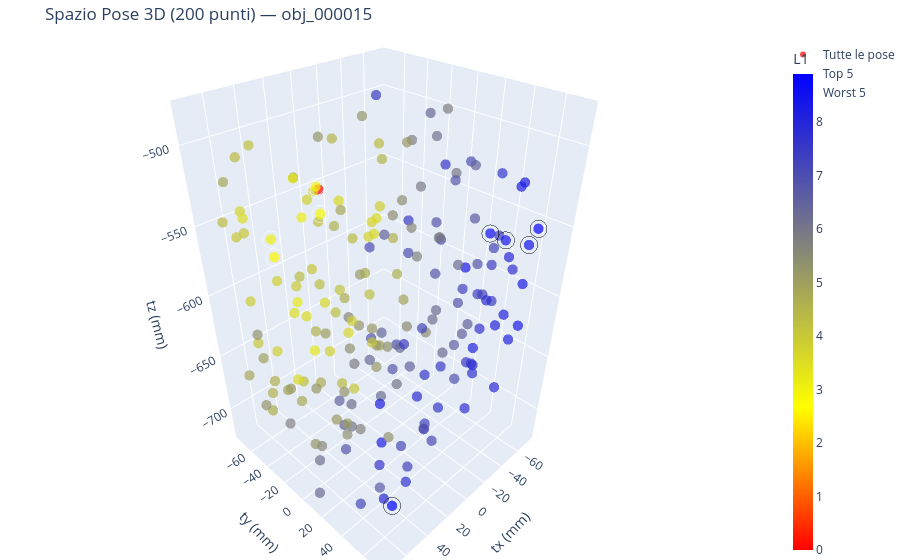

The cell this chart's notebook holds for it:
### Code cell
import plotly.graph_objects as go
import pandas as pd
import numpy as np
import torch
from PIL import Image
import matplotlib.pyplot as plt

def visualizza_embedding_3d_plotly(obj_name, dataset="ycbv_translation", token="pool", grid=2, K=10, W=5):
    df = pd.read_csv(RENDERS / dataset / "gt_poses.csv")
    df = df[df["object"] == obj_name].reset_index(drop=True)
    T = df[["tx", "ty", "tz"]].values 

    img_paths = [RENDERS / img_path for img_path in df["image"]]

    # embedding di riferimento + L1 di ogni posa
    e_ref = extract_features2(Image.open(img_paths[0]).convert("RGB"),
                              token=token, grid=grid)
    L1 = []
    for i in range(len(df)):
        e = extract_features2(Image.open(img_paths[i]).convert("RGB"),
                              token=token, grid=grid)
        L1.append(torch.abs(e_ref - e).sum().item())
    L1 = np.array(L1)

    indici_ordinati = np.argsort(L1)
    indici_top_k = indici_ordinati[:K]
    indici_worst_w = indici_ordinati[-W:][::-1] 
    
    t_ref = T[0]

    custom_colors = [
        [0.0, "red"], 
        [0.3, "yellow"], 
        [1.0, "blue"]
    ]
    
    fig = go.Figure()

    fig.add_trace(go.Scatter3d(
        x=T[:, 0], y=T[:, 1], z=T[:, 2],
        mode='markers',
        marker=dict(
            size=6, color=L1, colorscale=custom_colors,
            colorbar=dict(title="L1", thickness=20),
            opacity=0.7
        ),
        text=[f"Posa: {i}<br>L1: {val:.2f}" for i, val in enumerate(L1)],
        hoverinfo='text+x+y+z',
        name="Tutte le pose"
    ))

    fig.add_trace(go.Scatter3d(
        x=T[indici_top_k, 0], y=T[indici_top_k, 1], z=T[indici_top_k, 2],
        mode='markers',
        marker=dict(
            size=10, color='rgba(0,0,0,0)', line=dict(color='white', width=3) 
        ),
        text=[f"Top {i}<br>Posa: {idx}" for i, idx in enumerate(indici_top_k)],
        hoverinfo='text',
        name=f"Top {K}"
    ))

    fig.add_trace(go.Scatter3d(
        x=T[indici_worst_w, 0], y=T[indici_worst_w, 1], z=T[indici_worst_w, 2],
        mode='markers',
        marker=dict(
            size=10, color='rgba(0,0,0,0)', line=dict(color='black', width=3) 
        ),
        text=[f"Worst {i}<br>Posa: {idx}" for i, idx in enumerate(indici_worst_w)],
        hoverinfo='text',
        name=f"Worst {W}"
    ))

    fig.update_layout(
        title=f"Spazio Pose 3D ({len(df)} punti) — {obj_name}",
        scene=dict(
            xaxis=dict(title='tx (mm)'), yaxis=dict(title='ty (mm)'), zaxis=dict(title='tz (mm)'),
            aspectmode='data'
        ),
        margin=dict(l=0, r=0, b=0, t=40)
    )
    
    fig.show()

    def disegna_griglia(indici, titolo_griglia, is_worst=False):
        n_img = len(indici)
        cols = 5 
        rows = (n_img + cols - 1) // cols 
        
        fig_mat, axes = plt.subplots(rows, cols, figsize=(cols * 3.5, rows * 4))
        fig_mat.suptitle(titolo_griglia, fontsize=16, fontweight='bold', y=1.05)
        
        if n_img > 1: 
            axes = np.array(axes).flatten()
        else: 
            axes = [axes]
            
        for ax_idx, orig_idx in enumerate(indici):
            img = Image.open(img_paths[orig_idx])
            axes[ax_idx].imshow(img)
            axes[ax_idx].axis('off') 
            
            t_corrente = T[orig_idx]
            delta_t = t_corrente - t_ref
            
            if orig_idx == 0:
                titolo = f"TARGET (Posa 0)\nL1: 0.00\nt=({t_ref[0]:.0f}, {t_ref[1]:.0f}, {t_ref[2]:.0f})"
                axes[ax_idx].set_title(titolo, color="red", fontweight="bold", fontsize=10)
            else:
                label_prefisso = "Worst" if is_worst else "Top"
                colore_testo = "black" if not is_worst else "darkred"
                titolo = (f"{label_prefisso} {ax_idx} (Posa: {orig_idx}) | L1: {L1[orig_idx]:.1f}\n"
                          f"Δtx={delta_t[0]:.0f}, Δty={delta_t[1]:.0f}, Δtz={delta_t[2]:.0f}")
                axes[ax_idx].set_title(titolo, fontsize=10, color=colore_testo)
                
        for ax_idx in range(n_img, len(axes)):
            axes[ax_idx].axis('off')

        plt.tight_layout()
        plt.show()

    disegna_griglia(indici_top_k, f"Top {K} pose simili al target")
    disegna_griglia(indici_worst_w, f"Worst {W} pose distanti dal target", is_worst=True)

visualizza_embedding_3d_plotly("obj_000015", grid=2, K=5, W=5)

### Figure 1 — Plotly figure (JSON) as saved in the notebook; plotly's stock layout.template omitted (floating-point values rounded to 4 significant figures; data arrays with more than 128 entries replaced by an {"elided": "..."} marker saying what was removed)
{"data": [{"hoverinfo": "text+x+y+z", "marker": {"color": {"elided": "200 float values"}, "colorbar": {"thickness": 20, "title": {"text": "L1"}}, "colorscale": [[0, "red"], [0.3, "yellow"], [1, "blue"]], "opacity": 0.7, "size": 6}, "mode": "markers", "name": "Tutte le pose", "text": {"elided": "200 str values"}, "type": "scatter3d", "x": {"elided": "200 float values"}, "y": {"elided": "200 float values"}, "z": {"elided": "200 float values"}}, {"hoverinfo": "text", "marker": {"color": "rgba(0,0,0,0)", "line": {"color": "white", "width": 3}, "size": 10}, "mode": "markers", "name": "Top 5", "text": ["Top 0<br>Posa: 0", "Top 1<br>Posa: 90", "Top 2<br>Posa: 114", "Top 3<br>Posa: 162", "Top 4<br>Posa: 197"], "type": "scatter3d", "x": [20.5, 54.0, 26.01, 29.36, 48.32], "y": [-34.46, -37.85, -27.24, -25.75, -48.04], "z": [-530.6, -563.9, -541.7, -522.8, -558.3]}, {"hoverinfo": "text", "marker": {"color": "rgba(0,0,0,0)", "line": {"color": "black", "width": 3}, "size": 10}, "mode": "markers", "name": "Worst 5", "text": ["Worst 0<br>Posa: 45", "Worst 1<br>Posa: 48", "Worst 2<br>Posa: 119", "Worst 3<br>Posa: 120", "Worst 4<br>Posa: 174"], "type": "scatter3d", "x": [63.98, -52.58, -1.67, -47.46, -15.84], "y": [70.05, 70.75, 73.16, 69.31, 73.65], "z": [-684.5, -544.1, -526.0, -553.2, -535.5]}], "layout": {"margin": {"b": 0, "l": 0, "r": 0, "t": 40}, "scene": {"aspectmode": "data", "xaxis": {"title": {"text": "tx (mm)"}}, "yaxis": {"title": {"text": "ty (mm)"}}, "zaxis": {"title": {"text": "tz (mm)"}}}, "title": {"text": "Spazio Pose 3D (200 punti) — obj_000015"}}}
